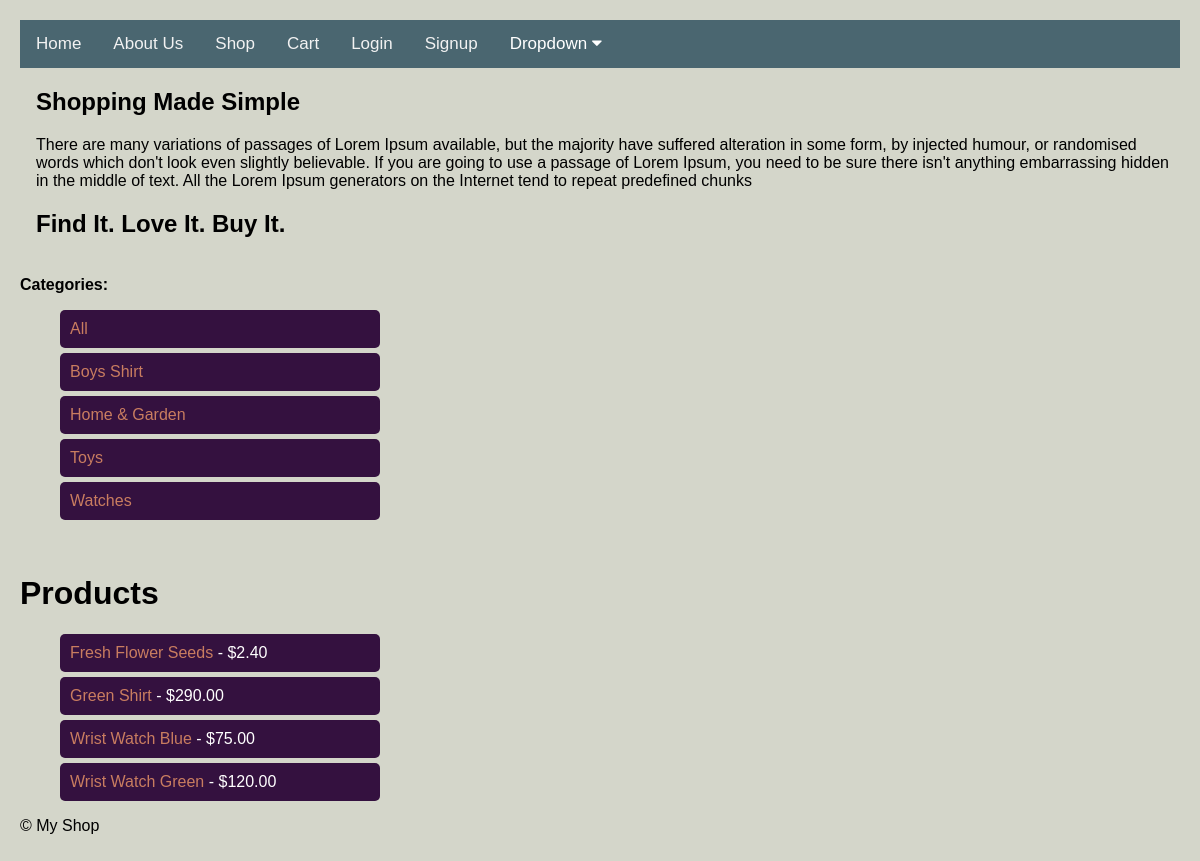
The app's page /shop/ with its own data.
### shop/models.py (models this page shows, shortened)
class Category(models.Model):
    name = models.CharField(max_length=200, db_index=True)
    slug = models.SlugField(max_length=200, unique=True)
    class Meta:
        ordering = ('name',) # Order categories alphabetically by name
        verbose_name = 'category'
        verbose_name_plural = 'categories' # Correct plural for admin display

class Product(models.Model):
    category = models.ForeignKey(
        Category,
        related_name='products', # Allows you to access products from a category instance (e.g., category.products.all())
        on_delete=models.CASCADE, # If a category is deleted, all its products are also deleted
        null=True,   # Allows products to initially exist without a category (useful for migration)
        blank=True   # Allows the category field to be blank in forms
    )
    name = models.CharField(max_length=200, db_index=True)
    slug = models.SlugField(max_length=200, db_index=True, unique=True)
    description = models.TextField(blank=True)
    price = models.DecimalField(max_digits=10, decimal_places=2)
    image = models.ImageField(upload_to='products/%Y/%m/%d/', blank=True, null=True) # Organizes uploads by date
    available = models.BooleanField(default=True)
    created = models.DateTimeField(auto_now_add=True) # Automatically sets creation timestamp
    updated = models.DateTimeField(auto_now=True) # Automatically updates timestamp on every save
    class Meta:
        ordering = ('name',) # Order products alphabetically by name
        indexes = [
            Index(fields=['id', 'slug']), # Composite index for ID and slug
            Index(fields=['name']),      # Index on the product name
            Index(fields=['-created']),  # Index for ordering by creation date (e.g., for "new arrivals")
        ]
    def save(self, *args, **kwargs):
        if not self.slug:
            self.slug = slugify(self.name)
        super().save(*args, **kwargs)

### shop/views.py (the view)
# urls.py: path('', views.product_list, name='product_list'),
def product_list(request, category_slug=None): # <-- Added category_slug for filtering
    category = None
    categories = Category.objects.all() # <-- Fetch ALL categories here
    products = Product.objects.filter(available=True)
    if category_slug:
        category = get_object_or_404(Category, slug=category_slug)
        products = products.filter(category=category)
    return render(request, 'shop/product_list.html', {
        'category': category,
        'categories': categories, # <-- Pass categories to the template
        'products': products
    })

### shop/templates/shop/product_list.html (shortened to what this page needs)
{% extends "shop/base.html" %}
{% block content %}
<br>
<div class="category-link">
  <strong>Categories:</strong>
  <ul>
    <li class="btn-a category-link">
  <a href="{% url 'product_list' %}">All</a>
  {% for cat in categories %}     </li>
  <li class="btn-a  category">
    <a href="{% url 'product_list_by_category' cat.slug %}">{{ cat.name }}</a>
  </li>
  {% endfor %}
</ul>
</div>
 <br>
<h1>Products </h1>
<ul>
    {% for product in products %}
    <li class="btn-a  category">
            <a href="{% url 'product_detail' product.slug %}">{{ product.name }}</a>
            - ${{ product.price }}
        </li>
    {% endfor %}
</ul>
{% endblock %}

### shop/templates/shop/base.html (style rules this page uses)
body { margin:0;font-family:Arial }

### shop/templates/shop/product_list.html (style rules this page uses)
body { background-color:#D4D6CA ; padding: 10px; margin: 10px; }
li { list-style-type: none; margin: 5px 0; padding: 10px; background-color: #34113F; border-radius: 5px; text-decoration: none; width: 300px; text-decoration: none !important; color:white; }
a { text-decoration: none !important; color: #C97D60; }

### records on screen
Category: name "Boys Shirt"
Category: name "Home & Garden"
Category: name "Toys"
Category: name "Watches"
Product: name "Fresh Flower Seeds", price "2.40"
Product: name "Green Shirt", price "290.00"
Product: name "Wrist Watch Blue", price "75.00"
Product: name "Wrist Watch Green", price "120.00"
